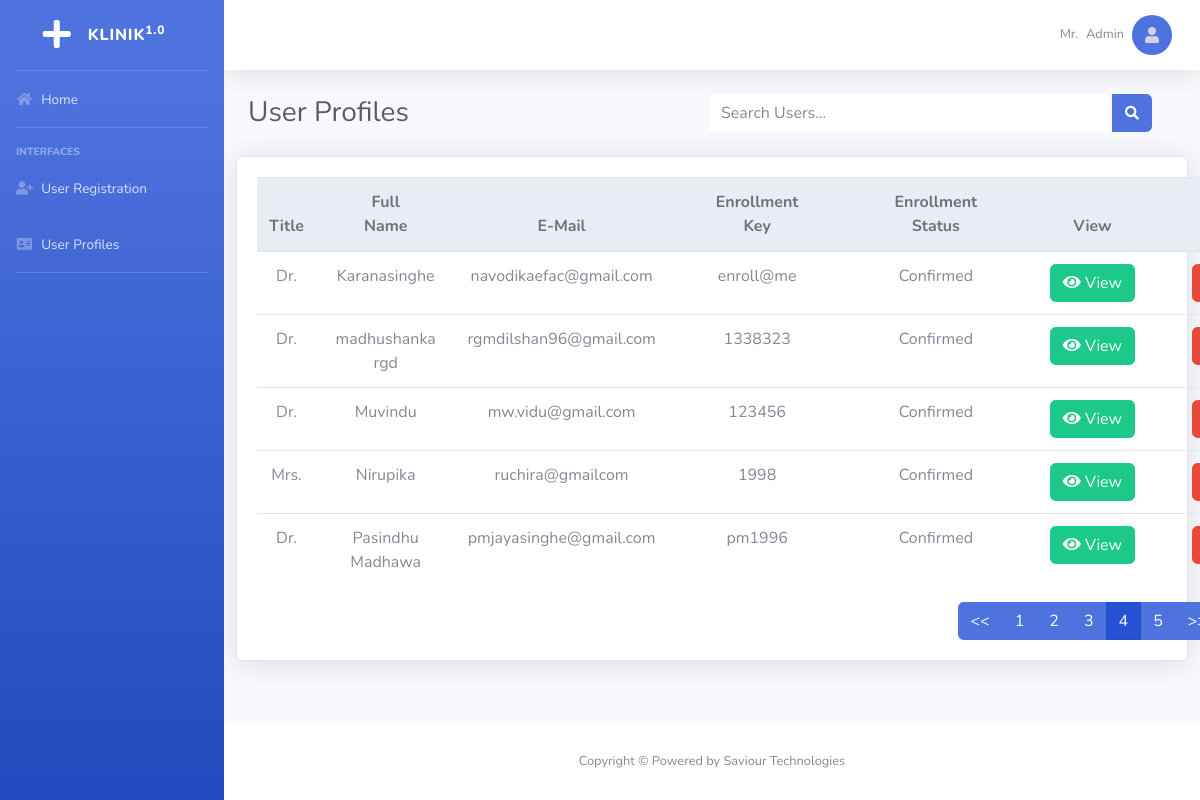
The app's page /admin/userProfiles.php?page=4 (signed in) with its own data.
### tables this page shows
CREATE TABLE `user` (
  `id` int(11) NOT NULL,
  `name` varchar(150) NOT NULL,
  `email` varchar(100) NOT NULL,
  `password` varchar(64) NOT NULL,
  `title` enum('Dr.','Ms.','Mrs.','Mr.') NOT NULL,
  `nic` varchar(15) NOT NULL,
  `staff_id` varchar(15) DEFAULT NULL,
  `address` varchar(200) NOT NULL,
  `user_type` enum('Admin','Doctor','Assistant') NOT NULL,
  `contact_no` int(15) NOT NULL,
  `enrollment_key` varchar(10) DEFAULT NULL,
  `user_enroll_status` enum('Pending','Confirmed','Deleted') DEFAULT NULL,
  `slmc_no` varchar(15) DEFAULT NULL,
  `is_deleted` enum('yes') DEFAULT NULL,
  `last_login` datetime DEFAULT NULL
);

### admin/queries/get_user_profile_list.php (the view, shortened to what this page needs)
<?php
    $connection = mysqli_connect("localhost","root","","kdb");
    if(isset($_GET['page']))
    {
        $page = $_GET['page'];
    }
    else
    {
        $page = 1;
    }
    $num_per_page = 5;
    $start_from = ($page-1)*5;
    $query = "SELECT id,title,name,email,enrollment_key,user_enroll_status FROM user WHERE is_deleted IS Null AND user_type!='Admin' ORDER BY name LIMIT $start_from,$num_per_page";
    $result_set = mysqli_query($connection,$query);
    if(mysqli_num_rows($result_set)){
    	while ($record = mysqli_fetch_assoc($result_set))
        {
    		$table .= '<tr>';
    		$table .= '<td style="text-align:center;">'. $record['title'] . '</td>';
    		$table .= '<td style="text-align:center;">'. $record['name'] . '</td>';
    		$table .= '<td style="text-align:center;">'. $record['email'] . '</td>';
    		$table .= '<td style="text-align:center;">'. $record['enrollment_key'] . '</td>';
    		$table .= '<td style="text-align:center;">'. $record['user_enroll_status'] . '</td>';
    		$table .= '<td style="text-align:center;"><form action="userViewProfile.php?id='.$record['id'].'" method="post"><button type="submit" name="view_profile_btn" class="btn btn-success"><i class="fas fa-eye"></i> View </button> </form> </td>';
            $table .= '<td style="text-align:center;"><button data-toggle="modal" data-target="#deleteModal'.$record['id'].'" type="submit" name="delete_user" class="btn btn-danger"><i class="fas fa-times"></i> Delete </button></td>
                    <div class="modal fade" id="deleteModal'.$record['id'].'" tabindex="-1" role="dialog" aria-labelledby="exampleModalLabel" aria-hidden="true">
                        <div class="modal-dialog" role="document">
                            <div class="modal-content">
                                <div class="modal-header">
                                    <h5 class="modal-title" id="exampleModalLabel">Are You Sure.?</h5>
                                    <button class="close" type="button" data-dismiss="modal" aria-label="yes">
                                        <span aria-hidden="true">×</span>
                                    </button>
                                </div>
                                <div class="modal-body">This user will be deleted permanently from the system.</div>
                            <div class="modal-footer">
                                <a class="btn btn-danger" href="queries/delete_user.php?id='.$record['id'].'&page='.$page.'">Delete</a>
                                <button class="btn btn-secondary" type="button" data-dismiss="modal">Cancel</button>
                            </div>
                        </div>
                    </div>
                    </div>';
    		$table .= '</tr>';
    	}
        $table .= '</table>';
        echo $table;
    }
?>

### records on screen
user: title "Dr.", name "Karanasinghe", email "navodikaefac@gmail.com", enrollment_key "enroll@me", user_enroll_status "Confirmed"
user: title "Dr.", name "madhushanka rgd", email "rgmdilshan96@gmail.com", enrollment_key "1338323", user_enroll_status "Confirmed"
user: title "Dr.", name "Muvindu", email "mw.vidu@gmail.com", enrollment_key "123456", user_enroll_status "Confirmed"
user: title "Mrs.", name "Nirupika", email "ruchira@gmailcom", enrollment_key "1998", user_enroll_status "Confirmed"
user: title "Dr.", name "Pasindhu Madhawa", email "pmjayasinghe@gmail.com", enrollment_key "pm1996", user_enroll_status "Confirmed"

### other values on screen
$_SESSION['title'] "Mr."
$_SESSION['name'] "Admin"
$i "5"
